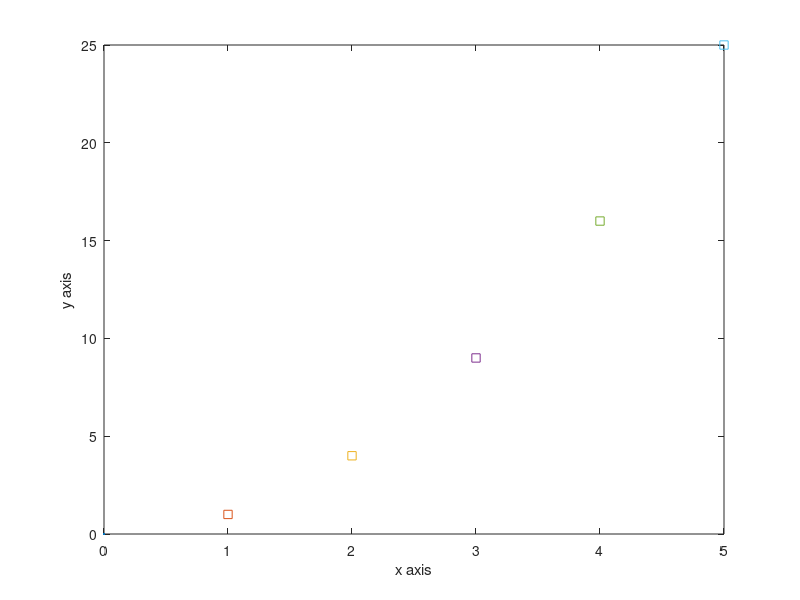

MATLAB code to generate this figure:
plot(0,0)
xlabel('x axis')
ylabel('y axis')
hold on
i = 1;

while i <= 5
    x = i;
    y = x^2;
    
   plot(x,y,'s')
   
   i = i + 1
end
